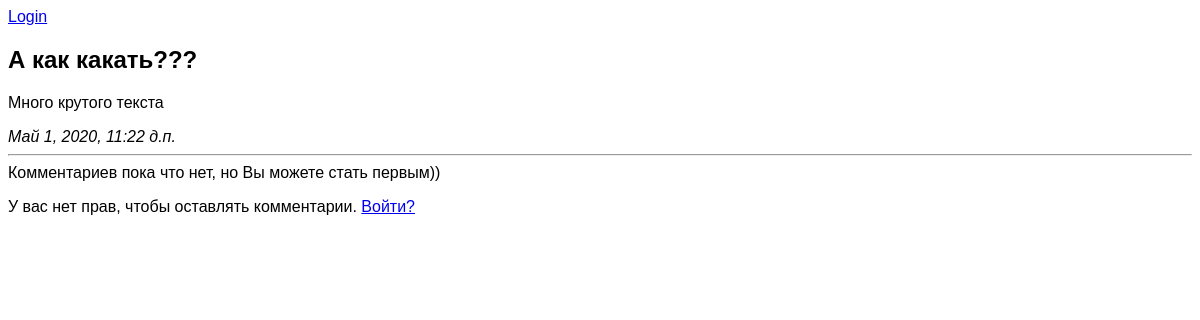
/articles/1/, run on an earlier commit of the app's database.
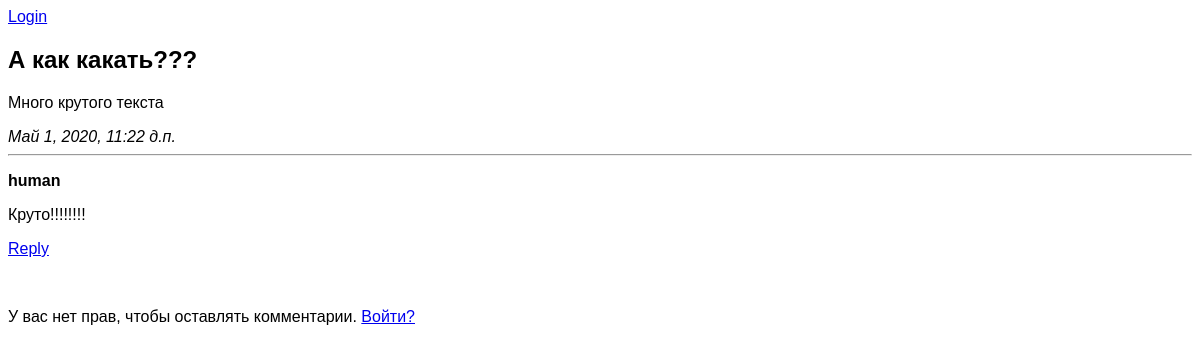
And on a later commit of the database.
### myfirst/apps/articles/models.py (models this page shows, shortened)
class Comment(models.Model):
	article = models.ForeignKey(Article, on_delete = models.CASCADE)
	authorName = models.CharField('people name', max_length = 50)
	commentText = models.CharField('comment text', max_length = 200)
	class Meta:
		verbose_name = "Коммент"
		verbose_name_plural = "Коммы"

### myfirst/apps/articles/views.py (the view)
# urls.py: path('<int:articleId>/', views.detail, name = 'detail'),
def detail(request, articleId):
	try:
		a = Article.objects.get(id = articleId)
	except:
		raise Http404("Такой статьи нет :(")
	latestCommentsList = a.comment_set.order_by('-id')[:10]
	return render(request, 'articles/detail.html', {'article': a, 'latestCommentsList': latestCommentsList})

### myfirst/apps/articles/models.py (called while the page is built)
	def wasPublishedRecently(self):
		return self.pubDate	>= (timezone.now() - datetime.timedelta(days = 7))

### myfirst/templates/articles/detail.html (shortened to what this page needs)
{% extends 'base.html' %}
{% block content %}
<h2>{{article.articleTitle}}</h2>
<p>{{article.articleText}}</p>
<em>{{article.pubDate}}</em>
<hr>
{% if latestCommentsList %}
	{% for c in latestCommentsList %}
		<p class="comment">
			<strong class="authorname">{{c.authorName}}</strong>
			<p class="comment-text">{{c.commentText}}</p>
			<a href="#">Reply</a>
		</p>
	{% endfor %}
{% else %}
Комментариев пока что нет, но Вы можете стать первым))
{% endif %}
<br>
{% if user.profile %}
<form action="{% url 'articles:leaveComment' article.id %}" method="POST">
	{% csrf_token %}
	<br>
	<textarea name="text" required placeholder="Текст комментария" cols="30" rows="10"></textarea><br>
	<button type="submit">Оставить комментарий</button>
</form>
{% else %}
<p>У вас нет прав, чтобы оставлять комментарии. <a href="{% url 'log_in:user_login' %}">Войти?</a></p>
{% endif %}
{% endblock %}

What changed in the data, as far as the page shows it:
added Comment: authorName "human", commentText "Круто!!!!!!!!"
Also different on the page:
text no longer shown: "Комментариев пока что нет, но Вы можете стать первым))"
